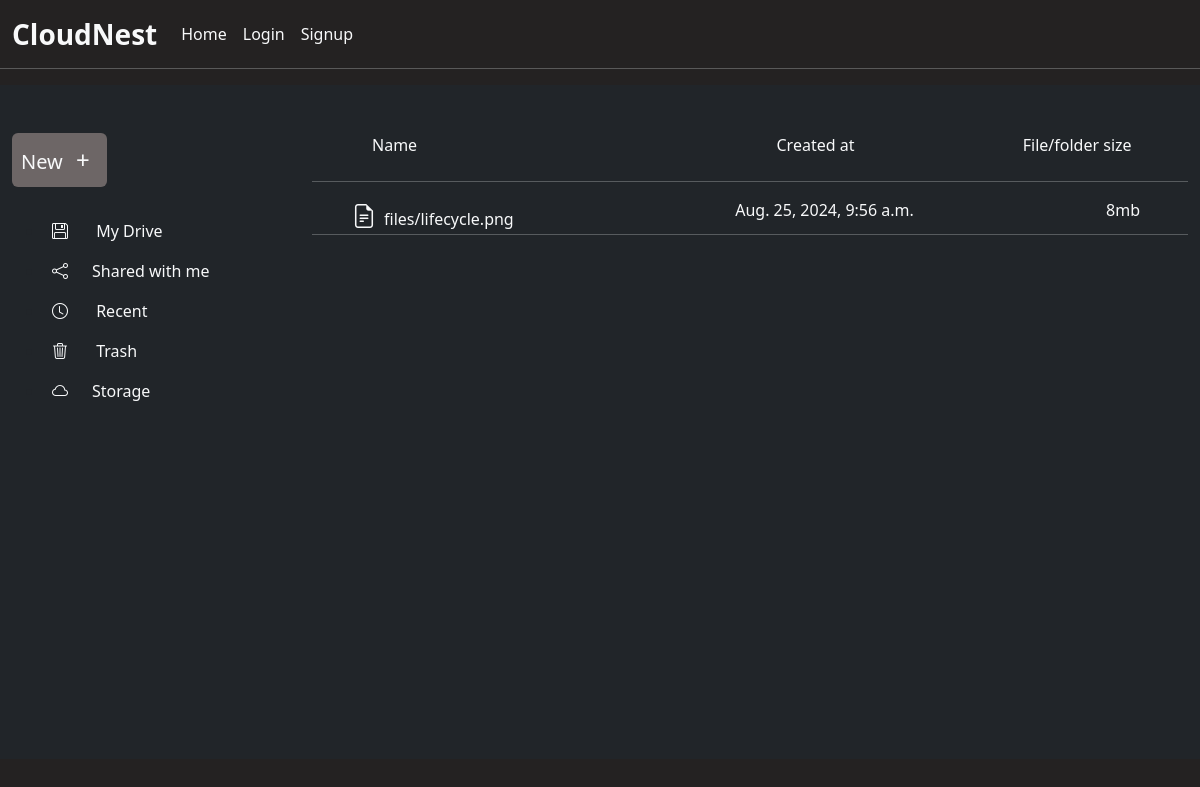
The page /cloudNest/subFolder/4 on the database as committed earlier.
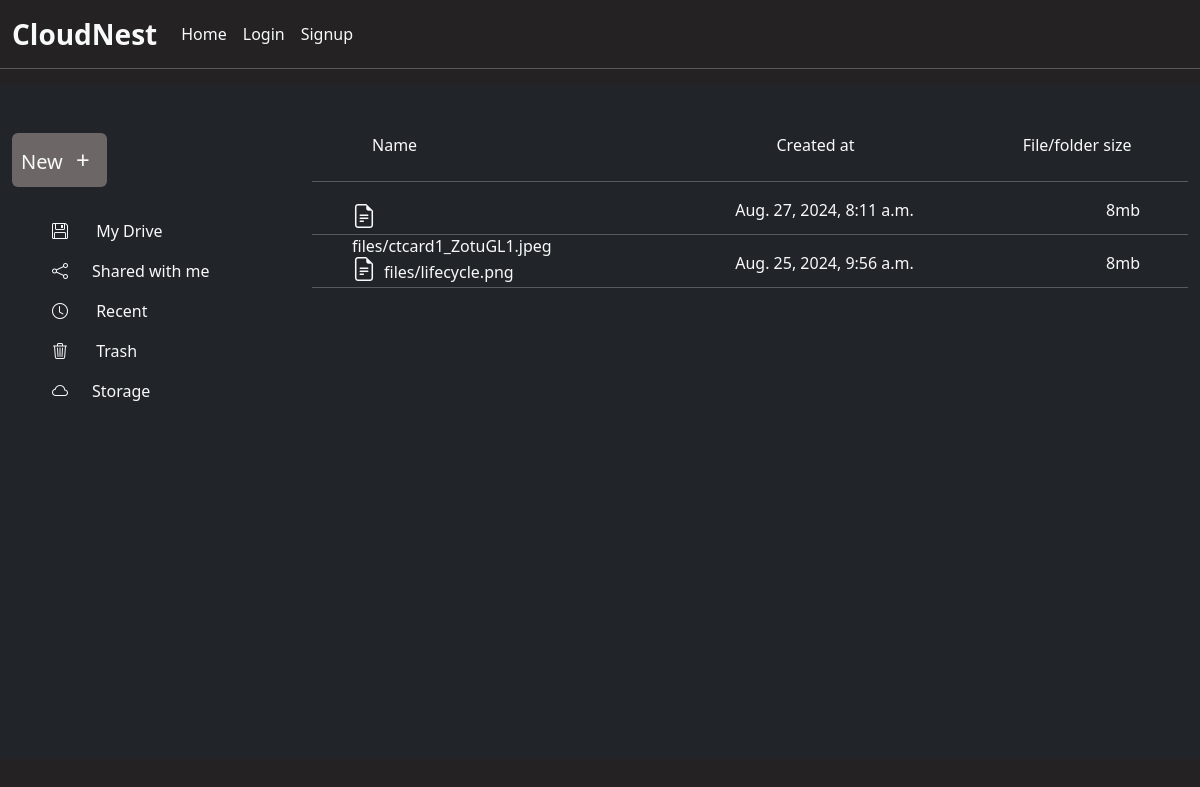
The same page on the database as committed later.
### drive/models.py (models this page shows, shortened)
class SubFile(models.Model):
    file = models.FileField(upload_to='files',null=False)
    fileUser = models.ForeignKey(InnerFolder,on_delete=models.CASCADE )
    created_at = models.DateTimeField(auto_now_add=True )

### drive/views.py (the view, shortened to what this page needs)
# urls.py: path('cloudNest/subFolder/<int:innerFolderId>', subFile, name='subFile'),
def subFile(request,innerFolderId):
    folder_User = InnerFolder.objects.get(id = innerFolderId,)
    subFile = SubFile.objects.filter(fileUser=folder_User).order_by('-id')
    context = {
        'subfile':subFile,
        'innerfolderId':innerFolderId
    }
    return render(request,'subfolder.html',context)

### drive/templates/subfolder.html (shortened to what this page needs)
{% extends 'index.html' %}
{% block content %}
<div class=" d-flex h-100vh">
    <div class="left-side-container w-25 container bg-dark pt-5 h-100vh">
        <div class="text-decoration-none d-flex btn_click">
            <button class="btn fs-5 p-2 text-light rounded"  role='button' id="btn">New <span class="fs-4 p-2">+</span></button>
        </div>
           <ul class="mt-4">
            <li class="p-2"><a href="#" class="text-decoration-none text-light"><i class="bi bi-floppy pe-4"></i> My Drive</li></a>
            <li class="p-2"><a href="#" class="text-decoration-none text-light"><i class="bi bi-share pe-4"></i>Shared with me</li></a>
            <li class="p-2"><a href="#" class="text-decoration-none text-light"><i class="bi bi-clock pe-4"></i> Recent</li></a>
            <li class="p-2"><a href="#" class="text-decoration-none text-light"><i class="bi bi-trash3 pe-4"></i> Trash</li></a>
            <li class="p-2"><a href="#" class="text-decoration-none text-light"><i class="bi bi-cloud pe-4"></i>Storage</li></a>
           </ul>
    </div>
    <div class="container-fluid w-75 float-end bg-dark position-relative me-0 pb-3" style="height:auto;padding-bottom: 23px;">
        <div class="container d-flex justify-content-between w-75 ms-5 mt-5 pb-2 sticky-top  text-light">
            <div class="name w-50">Name</div>
            <div class="owner w-25">Created at</div>
            <div class="file_size " style="margin-right: -20%;">File/folder size</div>
        </div>
        <div class="list-group overflow-y-scroll  p-0" style="height:72.3vh;">
            {% for file in subfile %}
                    <hr class="text-light">
                    <a href="" class="text-decoration-none text-light d-flex justify-content-between ps-4 pe-4 pt-0" style="height: 20px;">
                        <div class  ="folder_name w-25 ps-3"><i  class="bi bi-file-earmark-text fs-4 pe-2"></i>{{file.file}}</div>
                        <div class="folder_name">{{file.created_at}}</div>
                        <div class="folder_name pe-4">8mb</div>
                    </a>
            {% endfor %}
        <hr class="text-light">
    </div>
    </div>
</div>
{% endblock content %}

Rows that differ between the two databases and show on the page:
added SubFile: file "files/ctcard1_ZotuGL1.jpeg", created_at "Aug. 27, 2024, 8:11 a.m."
